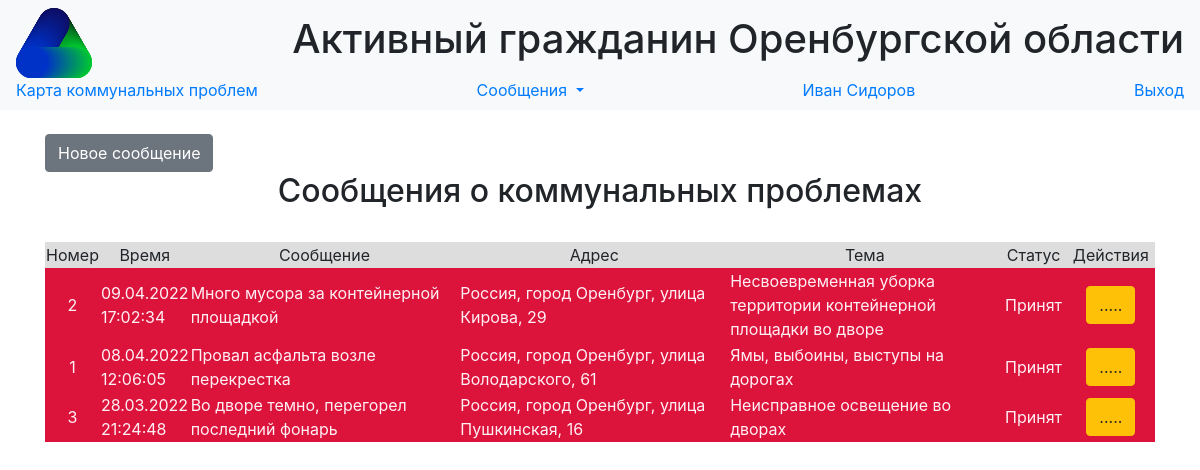
/calls (signed in), run on an earlier commit of the app's database.
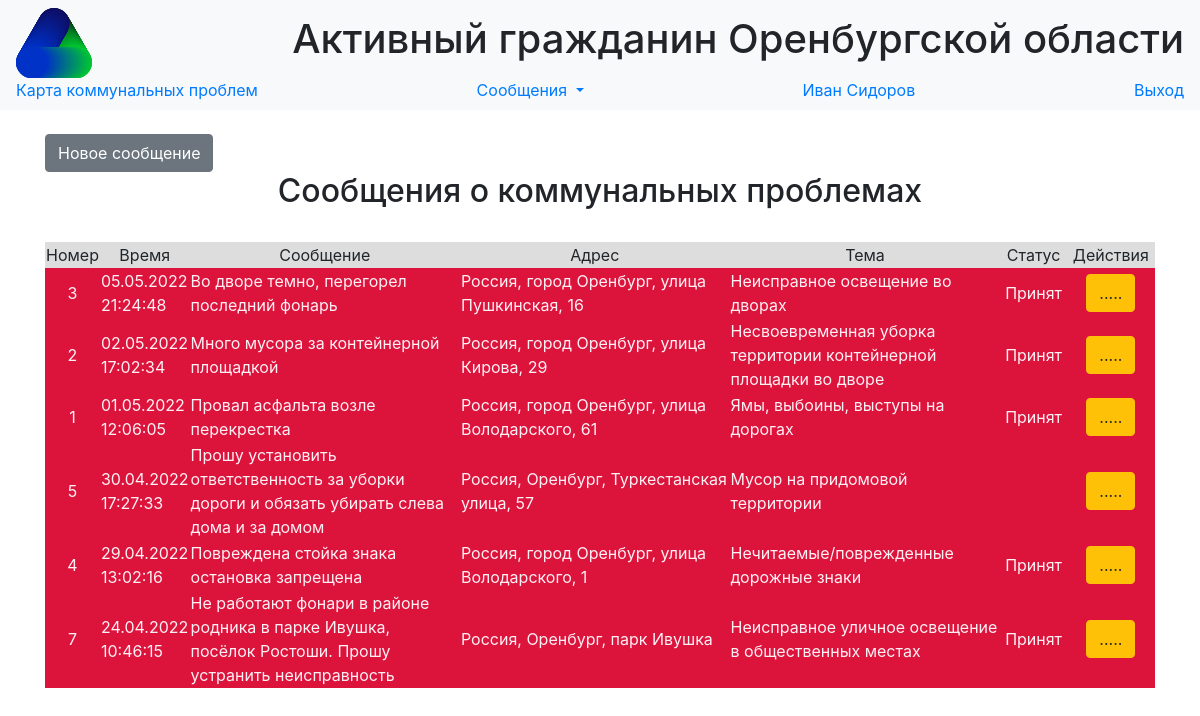
And on a later commit of the database.
### data/users.py (models this page shows, shortened)
class User(SqlAlchemyBase, UserMixin,SerializerMixin):
    __tablename__ = 'users'
    id = sqlalchemy.Column(sqlalchemy.Integer,
                           primary_key=True, autoincrement=True)
    surname = sqlalchemy.Column(sqlalchemy.String, nullable=True)
    name = sqlalchemy.Column(sqlalchemy.String, nullable=True)
    position = sqlalchemy.Column(sqlalchemy.String, nullable=True)
    locality = sqlalchemy.Column(sqlalchemy.String, nullable=True)
    email = sqlalchemy.Column(sqlalchemy.String,
                              index=True, unique=True, nullable=True)
    hashed_password = sqlalchemy.Column(sqlalchemy.String, nullable=True)
    modified_date = sqlalchemy.Column(sqlalchemy.DateTime,
                                      default=datetime.datetime.now)

### data/calls.py (models this page shows, shortened)
class Call(SqlAlchemyBase, SerializerMixin):
    __tablename__ = 'calls'
    id = sqlalchemy.Column(sqlalchemy.Integer,
                           primary_key=True, autoincrement=True)
    message = sqlalchemy.Column(sqlalchemy.String, nullable=True)
    address = sqlalchemy.Column(sqlalchemy.String, nullable=True)
    point = sqlalchemy.Column(sqlalchemy.String, nullable=True)
    service = sqlalchemy.Column(sqlalchemy.String, nullable=True)
    status = sqlalchemy.Column(sqlalchemy.String, nullable=True)
    call_time = sqlalchemy.Column(sqlalchemy.DateTime,
                                  default=datetime.datetime.utcnow())
    finish_time = sqlalchemy.Column(sqlalchemy.DateTime,
                                    nullable=True)
    answer = sqlalchemy.Column(sqlalchemy.String, nullable=True)

### main.py (the view)
@app.route('/calls')
@login_required
def calls():
    db_sess = db_session.create_session()
    calls = db_sess.query(Call).order_by(desc(Call.call_time)).all()
    db_sess.commit()
    return render_template('calls.html', calls=calls, time_now=datetime.datetime.today())

### data/db_session.py (called while the page is built)
def create_session() -> Session:
    global __factory
    return __factory()

### main.py (called while the page is built)
@login_manager.user_loader
def load_user(user_id):
    db_sess = db_session.create_session()
    return db_sess.query(User).get(user_id)

### templates/calls.html (shortened to what this page needs)
{% extends "base.html" %}
{% block content %}
{% set STATUSES  = {"received": "Принят", "serviced": "Выполняется", "finished":  "Завершен"} %}
<br>
{% if current_user.is_authenticated %}
    <a href="/add_call" class="btn btn-secondary">Новое сообщение</a>
{% endif %}
<br>
<h2 align="center">Сообщения о коммунальных проблемах</h2>
<br>
<div class="table_container">
    <table class="my_table">
        <tr class="my_row">
            <td class="title" width="2%" bgcolor="#dddddd" align="center">Номер</td>
            <td class="title" width="5%" bgcolor="#dddddd" align="center">Время</td>
            <td class="title" width="25%" bgcolor="#dddddd" align="center">Сообщение</td>
            <td class="title" width="25%" bgcolor="#dddddd" align="center">Адрес</td>
            <td class="title" width="25%" bgcolor="#dddddd" align="center">Тема</td>
            <td class="title" width="6%" bgcolor="#dddddd" align="center">Статус</td>
            <td class="title" width="8%" bgcolor="#dddddd" align="center">Действия</td>
        </tr>
        {% for call in calls %}
            {% if (time_now - call.call_time).days >= 10 and call.status != "finished" %}
                {%  set color = "#dc143c" %}
                {% set text_color = "#FFF0F5" %}
            {% else %}
                {% set color = "#d0daed"  %}
                {% set text_color = "ffffff" %}
            {% endif %}
        <tr class="my_row">
            <td class="ordinary" bgcolor ={{color}} align="center" style="color:{{text_color}}">{{ call.id }}</td>
            <td class="ordinary" bgcolor ={{color}} style="color:{{text_color}}">{{ moment(call.call_time).format("DD.MM.YYYY HH:mm:ss") }}</td>
            <td class="ordinary" bgcolor ={{color}} style="color:{{text_color}}">{{ call.message }}</td>
            <td class="ordinary" bgcolor ={{color}} style="color:{{text_color}}">
                <span class="ymaps-geolink">
                        {{ call.address }}
                </span>
            </td>
            <td class="ordinary" bgcolor ={{color}} style="color:{{text_color}}">
                {{ call.service }}
            </td>
            <td class="ordinary" bgcolor ={{color}} align="center" style="color:{{text_color}}">{{ STATUSES[call.status] }}</td>
            <td class="ordinary" bgcolor ={{color}} align="center" style="color:{{text_color}}">
                {% if current_user.is_authenticated %}
                <div>       <a href="/calls/{{ call.id }}" class="btn btn-warning">.....</a>
                </div>
                {% endif %}
            </td>
        </tr>
        {% endfor %}
    </table>
</div>
{% endblock %}

### templates/base.html (shortened to what this page needs)
<!DOCTYPE html>
<html lang="en">
<head>
    <link rel="stylesheet" href="../static/css/bootstrap.min.css">
    <link rel="stylesheet" type="text/css" href="../static/css/style.css" />
</head>
  <body>
    <header>
      <nav class="navbar navbar-light bg-light">
          <img src="/static/favicon.svg" height = "70px">
          <h1>Активный гражданин Оренбургской области </h1>
          <a class="nav-brand" href="/map">Карта коммунальных проблем</a>
          {% if current_user.is_authenticated %}
          <div class="nav-item dropdown">
          <a class="nav-brand dropdown-toggle" href="#" id="navbarDropdownMenuLink" role="button"
             data-toggle="dropdown" aria-haspopup="true" aria-expanded="false"> Сообщения </a>
          </div>
          <a class="navbar-link" href="/users/{{current_user.id}}">{{current_user.name}} {{current_user.surname}}</a>
          <a class="navbar-link" href="/logout">Выход</a>
          {% else %}
            <p>
                <a class="btn btn-success" href="/login">Войти</a>
                <a class="btn btn-primary " href="/register">Зарегистрироваться</a>
            </p>
          {% endif %}
      </nav>
    </header>
    <main role="main" class="container">
        {% block content %}
        {% endblock %}
    </main>
  </body>
</html>

What changed in the data, as far as the page shows it:
changed Call "Во дворе темно, перегорел последний фонарь": call_time "28.03.2022 21:24:48" → "05.05.2022 21:24:48"; moves up the list
changed Call "Много мусора за контейнерной площадкой": call_time "09.04.2022 17:02:34" → "02.05.2022 17:02:34"
changed Call "Провал асфальта возле перекрестка": call_time "08.04.2022 12:06:05" → "01.05.2022 12:06:05"
added Call: id "5", call_time "30.04.2022 17:27:33", message "Прошу установить ответственность за уборки дороги и обязать убирать слева дома и за домом", address "Россия, Оренбург, Туркестанская улица, 57", service "Мусор на придомовой территории"
added Call: id "4", call_time "29.04.2022 13:02:16", message "Повреждена стойка знака остановка запрещена", address "Россия, город Оренбург, улица Володарского, 1", service "Нечитаемые/поврежденные дорожные знаки", status "Принят"
added Call: id "7", call_time "24.04.2022 10:46:15", message "Не работают фонари в районе родника в парке Ивушка, посёлок Ростоши. Прошу устранить неисправность", address "Россия, Оренбург, парк Ивушка", service "Неисправное уличное освещение в общественных местах", status "Принят"
